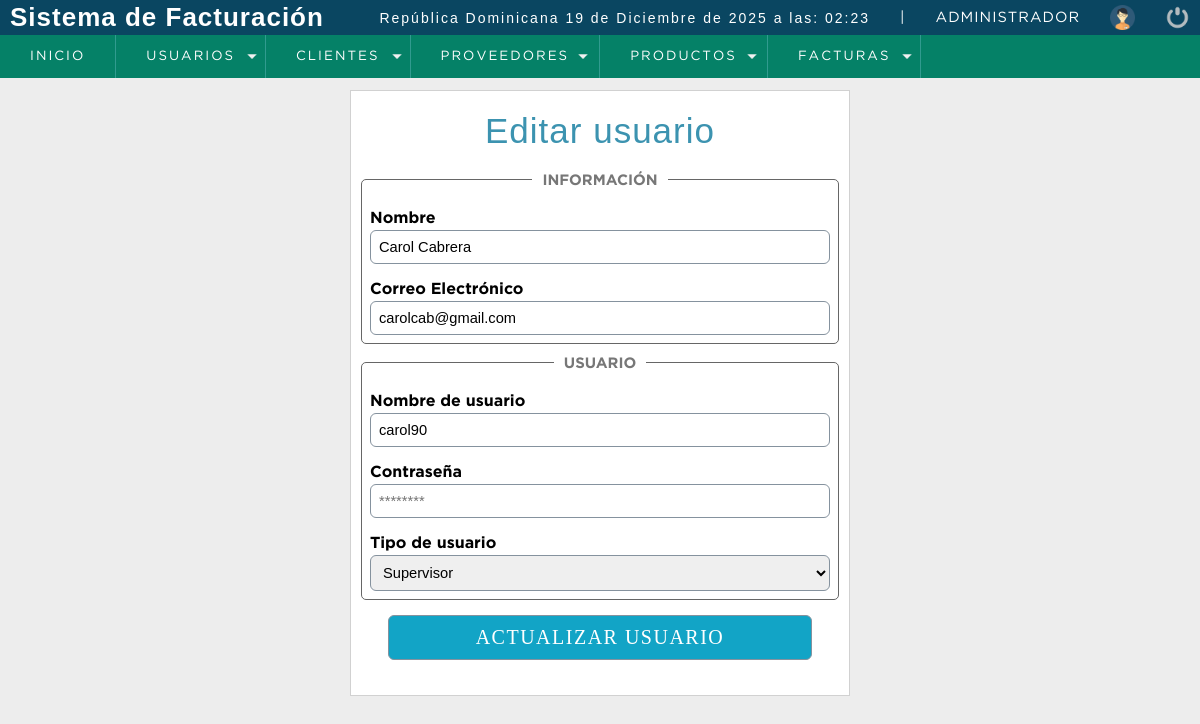
Screenshot of /sistema/editar_usuario.php?id=9 (signed in) with the database file from the repository.
### tables this page shows
CREATE TABLE `usuario` (
  `idusuario` int(11) NOT NULL,
  `nombre` varchar(50) DEFAULT NULL,
  `correo` varchar(100) DEFAULT NULL,
  `usuario` varchar(15) DEFAULT NULL,
  `clave` varchar(255) NOT NULL,
  `rol` int(11) DEFAULT NULL,
  `estatus` int(11) NOT NULL DEFAULT 1
);

CREATE TABLE `rol` (
  `idrol` int(11) NOT NULL,
  `rol` varchar(20) DEFAULT NULL
);

### sistema/editar_usuario.php (the view, shortened to what this page needs)
<?php
    include "../conexion.php";
    $stmt = $conection->prepare("select u.idusuario, u.nombre, u.correo, u.usuario, (u.rol) as idrol, (r.rol) as rol from usuario u
                                inner join rol r
                                on u.rol = r.idrol
                                where idusuario = ?;");
    $stmt->bind_param("i", $_GET['id']);
    $stmt->execute();
    $result = $stmt->get_result();
    if ($result->num_rows == 0) {
        header("Location: lista_usuarios.php");
    } else {
        $option = 0;
        while($data = mysqli_fetch_assoc($result)) {
            $nombre = $data['nombre'];
            $correo = $data['correo'];
            $usuario = $data['usuario'];
            $idrol = $data['idrol'];
            $rol = $data['rol'];
            if ($idrol == 1) {
                $option = '<option value="'.$idrol.'" select>'.$rol.'</option>';
            } elseif ($idrol == 2) {
                $option = '<option value="'.$idrol.'" select>'.$rol.'</option>';
            } elseif ($idrol == 3) {
                $option = '<option value="'.$idrol.'" select>'.$rol.'</option>';
            }
        }
    }
?>
<!DOCTYPE html>
<html lang="en">
<head>
    <link rel="stylesheet" href="css/style.css">
	<?php include "includes/scripts.php"; ?>
</head>
<body>
    <?php include "includes/header.php"; ?>
	<section id="container">
		<div class="form_register">
            <form action="" method="post">
                <h1>Editar usuario</h1>
                <fieldset>
                    <legend>Información</legend>
                    <label for="nombre">Nombre</label>
                    <input type="text" name="nombre" id="nombre" placeholder="Joe Random" value="<?php echo $nombre?>">
                    <label for="correo">Correo Electrónico</label>
                    <input type="email" name="correo" id="correo" placeholder="joerandom@example.com" value="<?php echo $correo?>">
                </fieldset>
                <fieldset>
                    <legend>Usuario</legend>
                    <label for="usuario">Nombre de usuario</label>
                    <input type="text" name="usuario" id="usuario" placeholder="Ingresa tu nombre de usuario" value="<?php echo $usuario?>">
                    <label for="clave">Contraseña</label>
                    <input type="password" name="clave" id="clave" placeholder="********">
                    <label for="rol">Tipo de usuario</label>
                    <select class="noitemOne" name="rol" id="rol" value="<?php echo $nombre?>">
                        <?php
                            echo $option;
                        ?>
                    </select>
                </fieldset>
                <input type="submit" value="Actualizar usuario" class="btn_save">
            </form>
        </div>
	</section>
</body>
</html>

### sistema/css/style.css (style rules this page uses)
* { margin: 0; padding: 0; box-sizing: border-box; }
body { background: #ededed; }
h1, h2, h3, h4, h5, h6 { font-family: 'arial'; font-weight: bold; letter-spacing: 1px; }
h1 { font-size: 26px; }
#container { padding: 90px 15px 15px; }
.form_register { width: 500px; margin: auto; }
.form_register h1 { color: #3c93b0; text-align: center; width: 100%; }
form { background: #fff; width: 100%; margin: auto; padding: 20px 0; border: 1px solid #d1d1d1; }
fieldset { border: 1px solid #666; border-radius: 5px; padding: 5px 8px 8px 8px; margin: 10px; }
legend { font-family: 'GothamBold'; padding: 0 10px; font-size: 15px; text-transform: uppercase; color: #777; text-align: center; }
label { display: block; font-size: 12pt; font-family: 'GothamBold'; margin: 15px auto 4px auto; }
input,select { display: block; width: 100%; font-size: 11pt; padding: 8px; border: 1px solid #85929e; border-radius: 6px; }
.noitemOne option:first-child { display:none; }
.btn_save { font-size: 15pt; font-family: 'Lucida Sans'; background: #12a4c6; padding: 10px; color: #fff; letter-spacing: 1.5px; text-transform: uppercase; cursor: pointer; margin: 15px auto; width: 85%; }
.form_register h1 { font-weight: 100; font-family:Sans-Serif; text-align: center; }
#container h1 { font-size: 35px; display: inline-block; }

### rows the page displays
usuario: nombre "Carol Cabrera", correo "carolcab@gmail.com", usuario "carol90", rol "Supervisor"

### other values shown
fechaC() "19 de Diciembre de 2025 a las: 02:23"
$_SESSION['nombre'] "ADMINISTRADOR"
